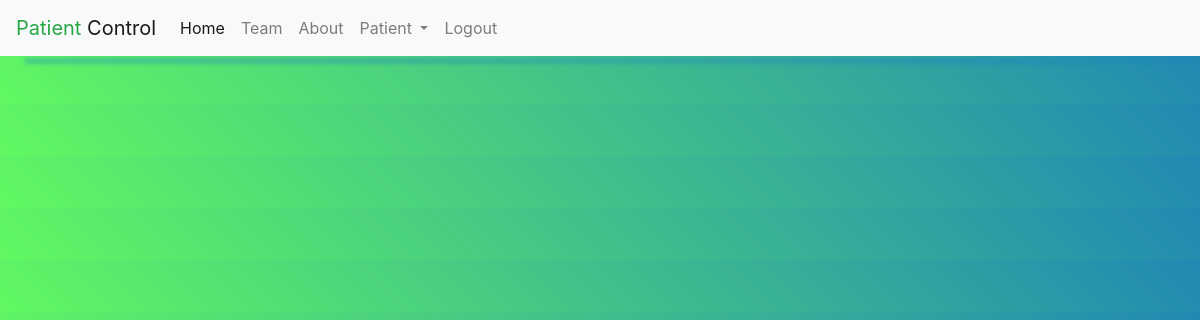
The page /all_patients_information.php (signed in) on the database as committed earlier.
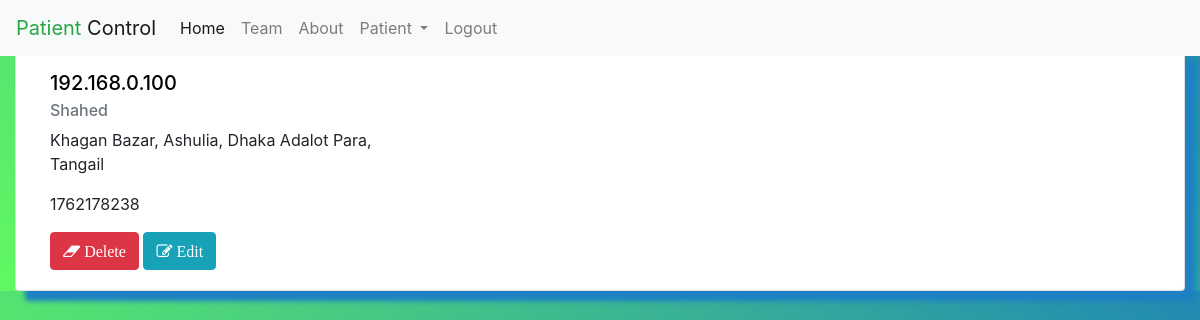
The same page on the database as committed later.
### tables this page shows
CREATE TABLE `patient_info` (
  `id` int(11) NOT NULL,
  `patient_ip` varchar(15) DEFAULT NULL,
  `f_name` varchar(40) DEFAULT NULL,
  `email` varchar(40) DEFAULT NULL,
  `phone` varchar(30) DEFAULT NULL,
  `bed_no` varchar(40) DEFAULT NULL,
  `pr_address` varchar(30) DEFAULT NULL,
  `pe_address` varchar(40) DEFAULT NULL,
  `user_image` varchar(40) DEFAULT NULL,
  `first_medicine_name` varchar(40) DEFAULT NULL,
  `first_medicine_time` varchar(40) DEFAULT NULL,
  `second_medicine_name` varchar(40) DEFAULT NULL,
  `second_medicine_time` varchar(40) DEFAULT NULL,
  `third_medicine_name` varchar(40) DEFAULT NULL,
  `third_medicine_time` varchar(40) DEFAULT NULL
);

### all_patients_information.php (the view, shortened to what this page needs)
<?php
    require_once "config.php";
    $sql = "SELECT * FROM patient_info";
    $result = mysqli_query($link, $sql);
?>
<!DOCTYPE html>
<html lang="en">
<head>
    <link rel="stylesheet" href="https://cdnjs.cloudflare.com/ajax/libs/font-awesome/4.7.0/css/font-awesome.min.css">
    <link rel="stylesheet" href="css/bootstrap.min.css">
    <link rel="stylesheet" href="css/login.css">
</head>
<body>
    <?php
        include 'navbar.php';
    ?>
    <section class="form-section">
        <div class="col-12 col-lg-12 m-auto">
            <div class="card">
                <div class="container">
                    <div class="row">
                    <?php while($row = mysqli_fetch_assoc($result)){ ?>
                        <div class="card-body col-4">
                            <h5 class="card-title"><a class="ref" href="check_patient.php?id=<?php echo $row['id']; ?>"><?php echo $row['patient_ip']?></a></h5>
                            <h6 class="card-subtitle mb-2 text-muted">
                                <?php echo $row['f_name']?>
                            </h6>
                            <p class="card-text"><?php echo $row['pe_address']?>  <?php echo $row['pr_address']?></p>
                            <p class="card-text"><?php echo $row['phone']?></p>
                            <a class="btn btn-danger shadow-none" onclick="return confirm('Are you sure?')" href="delete.php?id=<?php echo $row['id']; ?>"><span class="fa fa-eraser new"> Delete</span></a>
                            <a class="btn btn-info shadow-none" href="edit_info.php?id=<?php echo $row['id']; ?>"><span class="fa fa-edit new"> Edit</span></a>
                        </div>
                        <?php }?>
                    </div>
                </div>
            </div>
        </div>
    </section>
</body>
</html>

Rows that differ between the two databases and show on the page:
added patient_info: patient_ip "192.168.0.100", f_name "Shahed", pe_address "Khagan Bazar, Ashulia, Dhaka", pr_address "Adalot Para, Tangail", phone "1762178238"
